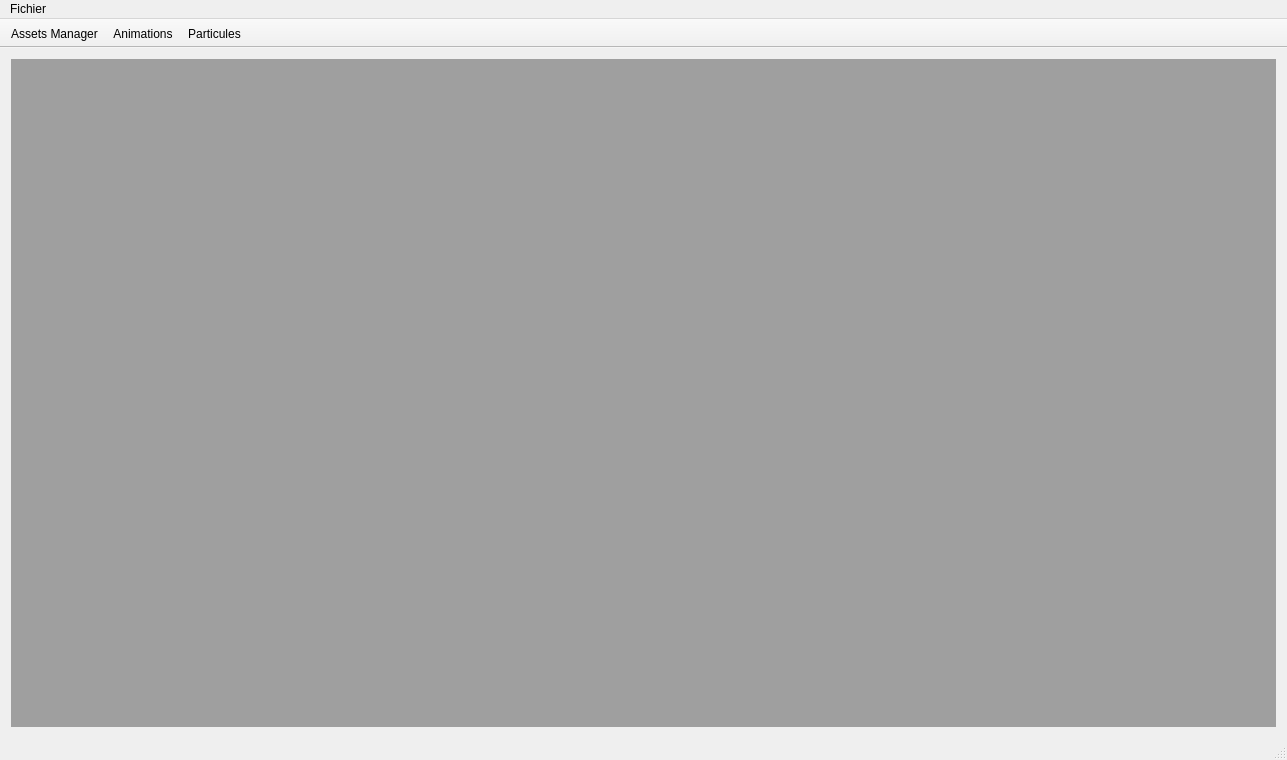
<?xml version="1.0" encoding="UTF-8"?>
<ui version="4.0">
 <class>MainWindow</class>
 <widget class="QMainWindow" name="MainWindow">
  <property name="geometry">
   <rect>
    <x>0</x>
    <y>0</y>
    <width>1287</width>
    <height>760</height>
   </rect>
  </property>
  <property name="windowTitle">
   <string>#OSSAM Editor</string>
  </property>
  <widget class="QWidget" name="centralWidget">
   <layout class="QGridLayout" name="gridLayout">
    <item row="0" column="0" rowspan="2" colspan="2">
     <widget class="QMdiArea" name="MdiArea">
      <property name="viewMode">
       <enum>QMdiArea::TabbedView</enum>
      </property>
     </widget>
    </item>
   </layout>
  </widget>
  <widget class="QMenuBar" name="menuBar">
   <property name="geometry">
    <rect>
     <x>0</x>
     <y>0</y>
     <width>1287</width>
     <height>20</height>
    </rect>
   </property>
   <widget class="QMenu" name="menuFichier">
    <property name="title">
     <string>Fichier</string>
    </property>
    <addaction name="actionOuvrir"/>
    <addaction name="actionQuitter"/>
    <addaction name="actionEnregistrer"/>
   </widget>
   <addaction name="menuFichier"/>
  </widget>
  <widget class="QToolBar" name="toolBar">
   <property name="windowTitle">
    <string>Outils</string>
   </property>
   <property name="movable">
    <bool>false</bool>
   </property>
   <property name="iconSize">
    <size>
     <width>24</width>
     <height>24</height>
    </size>
   </property>
   <attribute name="toolBarArea">
    <enum>TopToolBarArea</enum>
   </attribute>
   <attribute name="toolBarBreak">
    <bool>false</bool>
   </attribute>
   <addaction name="actionAssets_Manager"/>
   <addaction name="actionAnimations"/>
   <addaction name="actionParticles"/>
  </widget>
  <widget class="QStatusBar" name="statusBar"/>
  <action name="actionOuvrir">
   <property name="text">
    <string>Ouvrir</string>
   </property>
  </action>
  <action name="actionQuitter">
   <property name="text">
    <string>Quitter</string>
   </property>
  </action>
  <action name="actionEnregistrer">
   <property name="text">
    <string>Enregistrer</string>
   </property>
  </action>
  <action name="actionAssets_Manager">
   <property name="icon">
    <iconset resource="icons.qrc">
     <normaloff>:/editor/icons/icons/assets.png</normaloff>:/editor/icons/icons/assets.png</iconset>
   </property>
   <property name="text">
    <string>Assets Manager</string>
   </property>
   <property name="shortcut">
    <string>Shift+A</string>
   </property>
  </action>
  <action name="actionAnimations">
   <property name="icon">
    <iconset resource="icons.qrc">
     <normaloff>:/editor/icons/icons/anims.svg</normaloff>:/editor/icons/icons/anims.svg</iconset>
   </property>
   <property name="text">
    <string>Animations</string>
   </property>
  </action>
  <action name="actionParticles">
   <property name="icon">
    <iconset resource="icons.qrc">
     <normaloff>:/editor/icons/icons/Particle.png</normaloff>:/editor/icons/icons/Particle.png</iconset>
   </property>
   <property name="text">
    <string>Particules</string>
   </property>
  </action>
 </widget>
 <layoutdefault spacing="6" margin="11"/>
 <resources>
  <include location="icons.qrc"/>
 </resources>
 <connections/>
 <slots>
  <slot>openAssetManager()</slot>
 </slots>
</ui>
